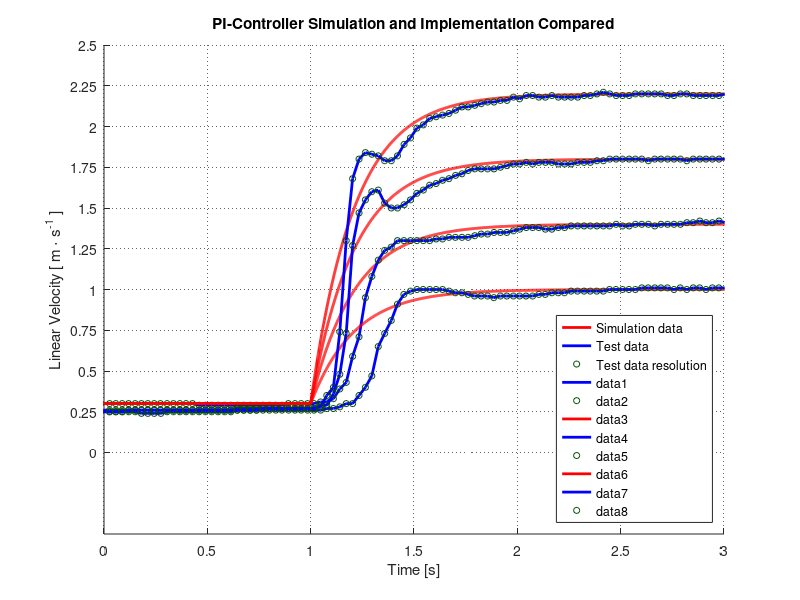

The MATLAB script that drew this image:
p = get(gcf, 'Position')           % These two lines makes the figuresappear the same
set(0, 'DefaultFigurePosition', p) % place on the screen as where you left them last
clear all
close all;
clc;

%csvwrite('simulationPImultiStep.csv', ScopeData14);
simData = csvread('simulationPImultiStep.csv', 0, 0);
simData(:,1) = simData(:,1)-2

%data = csvread('LOG00238.csv');

data = csvread('LOG00217.csv');%, 0, 0); 18 to 22    use step 16
data(:,1) = (data(:,1)-4035)/1000;
data1 = csvread('LOG00224.csv');%, 0, 0);
data1(:,1) = (data1(:,1)-4035)/1000;
data2 = csvread('LOG00225.csv');%, 0, 0);
data2(:,1) = (data2(:,1)-4035)/1000;
data3 = csvread('LOG00227.csv');%, 0, 0);
data3(:,1) = (data3(:,1)-4035)/1000;

%data(:,3) = data(:,3);%-5.5;

hold on;
%[AX, vel, bat] = plotyy( data(:,1), data(:,2), data(:,1), data(:,3));
%set(AX(1),'xlim',[0 3], 'ylim', [0 3], 'ycolor', [0 0 1]);
%set(vel, 'Color', [0 0 1], 'LineWidth', 2);
%set(AX(2),'xlim',[0 3], 'ylim', [3 8], 'ycolor', [1 0 0]);
%set(bat, 'Color', [1 0 0], 'LineWidth', 2);
%hline = line([1.144 1.144], [0 3]);
%set(hline, 'Color', [.3 .3 .3], 'LineWidth', 1, 'LineStyle', '--');

plot( simData(:,1), simData(:,4), 'r', 'LineWidth', 2);
plot( data(:,1), data(:,2), 'b', 'LineWidth', 2);
scatter( data(:,1), data(:,2), 20, [0 .3 0], 'o' );

plot( simData(:,1), simData(:,2), 'r', 'LineWidth', 2);
legend('Simulation data','Test data', 'Test data resolution', 'Location', 'southeast')
plot( data1(:,1), data1(:,2), 'b', 'LineWidth', 2);
scatter( data1(:,1), data1(:,2), 20, [0 .3 0], 'o' );

plot( simData(:,1), simData(:,6), 'r', 'LineWidth', 2);
plot( data2(:,1), data2(:,2), 'b', 'LineWidth', 2);
scatter( data2(:,1), data2(:,2), 20, [0 .3 0], 'o' );

plot( simData(:,1), simData(:,8), 'r', 'LineWidth', 2);
plot( data3(:,1), data3(:,2), 'b', 'LineWidth', 2);
scatter( data3(:,1), data3(:,2), 20, [0 .3 0], 'o' );


%Title and axis labels added
title('PI-Controller Simulation and Implementation Compared')
xlabel('Time [s]')
ylabel('Linear Velocity [ m \cdot s^{-1} ]')
%ylabel(AX(2), 'Battery Voltage [ V ]')

xlim([ 0 3 ]);

grid on
set(gca,'GridLineStyle',':', 'GridColor', 'k', 'GridAlpha', .6, 'ytick', [0 .25 .5 .75 1 1.25 1.5 1.75 2 2.25 2.5])

%xlim([ 0 3 ]);

%set(AX(1), 'Xgrid', 'on', 'Ygrid', 'on', 'ytick', [0 .5 1 1.5 2], 'GridLineStyle',':', 'GridColor', 'k', 'GridAlpha', .6)
%set(AX(2), 'Xgrid', 'on', 'Ygrid', 'on', 'GridLineStyle',':', 'GridColor', 'k', 'GridAlpha', .6)
